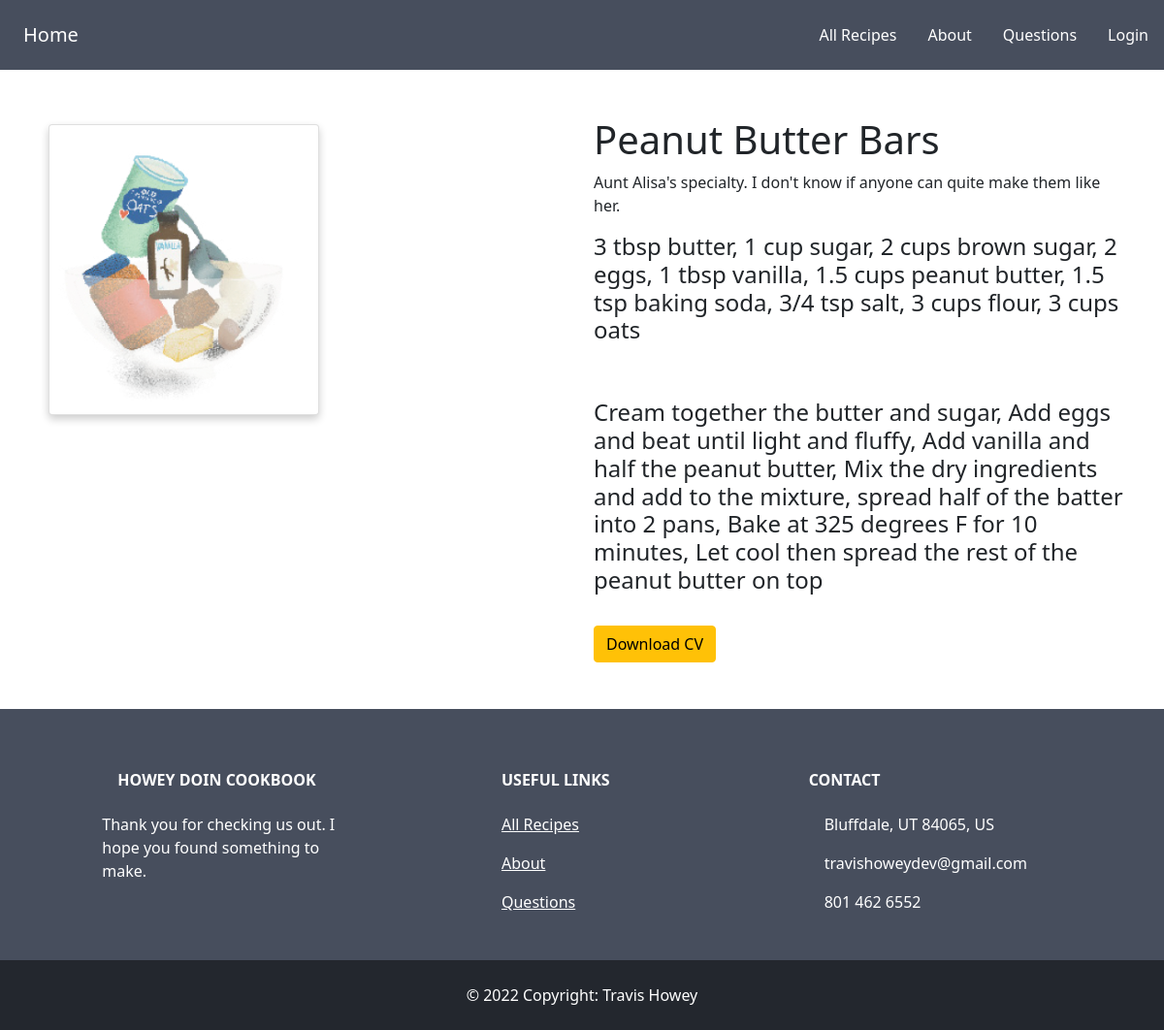
Page /home/5 on the committed database.
### howeydoin/models.py (models this page shows, shortened)
class Recipe(models.Model):
    name = models.CharField(max_length=200)
    ingredients = models.CharField(max_length=2000)
    instructions = models.CharField(max_length=2000)
    details = models.CharField(max_length=2000, default="it's a good recipe, really")
    image = models.ImageField(upload_to='pictures', default='https://www.google.com/url?sa=i&url=https%3A%2F%2Funsplash.com%2Fs%2Fphotos%2Fplate&psig=AOvVaw0MX3G1sCt7ND-FBIXv69ZM&ust=1650592695338000&source=images&cd=vfe&ved=0CAwQjRxqFwoTCLj3mYuHpPcCFQAAAAAdAAAAABAD')

### howeydoin/views.py (the view)
# urls.py: path('<int:item_id>', views.detail, name="detail"),
def detail(request, item_id):
    item = Recipe.objects.get(pk=item_id)
    context = {
        'item': item,
    }
    return render(request, 'howeydoin/detail.html', context)

### howeydoin/templates/howeydoin/detail.html (shortened to what this page needs)
{% extends 'howeydoin/base.html' %}
{% load static%}
{% block body %}
    <div class="container my-5">
        <div class="row">
            <div class="col-md-6">
                <img src="{% static item.image.url %}" class="card" height="300px">
            </div>
            <div class="col-md-6">
                <h1>{{ item.name }}</h1>
                <p>{{ item.details }}</p>
                <h4>{{ item.ingredients }}</h4>
                <br><br>
                <h4>{{ item.instructions }}</h4>
                <br>
                <div class="col-md-6">
                    <a href="{% url 'home:download' item.id %}" class="btn btn-warning">Download CV</a>
                </div>
            </div>
        </div>
    </div>
{% endblock %}

### howeydoin/static/howeydoin/style.css (style rules this page uses)
body { font-family: Arial, Helvetica, sans-serif; margin: 0; }
html { box-sizing: border-box; }
*, *:before, *:after { box-sizing: inherit; }
.card { box-shadow: 0 4px 8px 0 rgba(0, 0, 0, 0.2); margin: 8px; }
.container { padding: 0 16px; }
.container::after, .row::after { content: ""; clear: both; display: table; }

### rows in the picture
Recipe: image (picture), name "Peanut Butter Bars", details "Aunt Alisa's specialty. I don't know if anyone can quite make them like her.", ingredients "3 tbsp butter, 1 cup sugar, 2 cups brown sugar, 2 eggs, 1 tbsp vanilla, 1.5 cups peanut butter, 1.5 tsp baking soda, 3/4 tsp salt, 3 cups flour, 3 cups oats", instructions "Cream together the butter and sugar, Add eggs and beat until light and fluffy, Add vanilla and half the peanut butter, Mix the dry ingredients and add to the mixture, spread half of the batter into 2 pans, Bake at 325 degrees F for 10 minutes, Let cool then spread the rest of the peanut butter on top"
